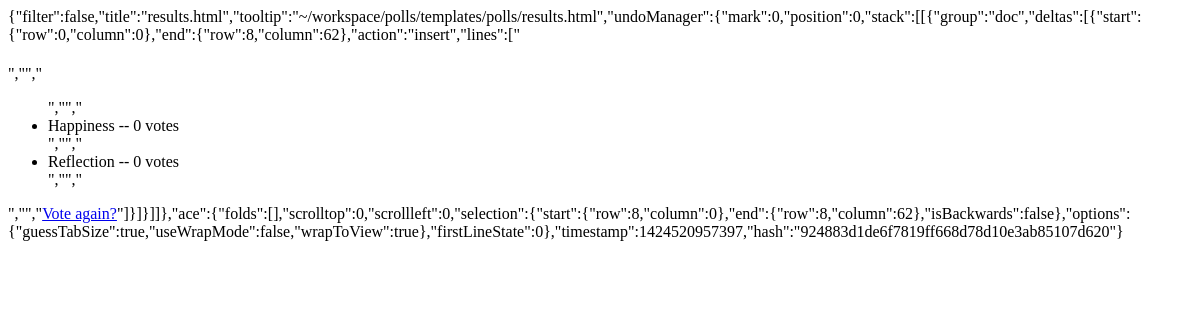
/polls/1/results/, run on an earlier commit of the app's database.
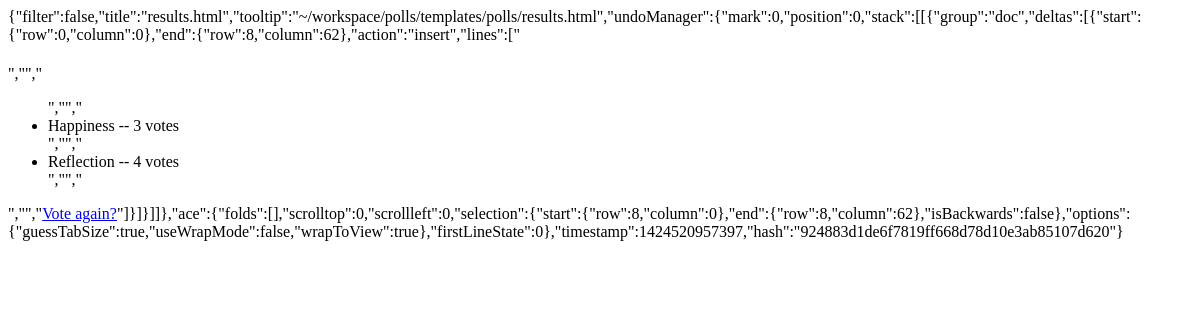
And on a later commit of the database.
### polls/models.py (models this page shows, shortened)
class Choice(models.Model):
    ques = models.ForeignKey(Question)
    choice_text = models.CharField(max_length=200)
    votes = models.IntegerField(default=0)

### polls/views.py (the view)
# urls.py: url(r'^(?P<pk>\d+)/results/$', views.ResultsView.as_view(), name='results'),
class ResultsView(generic.DetailView):
    model = Question
    template_name = 'polls/results.html'

### .c9/metadata/workspace/~/workspace/polls/templates/polls/results.html (shortened to what this page needs)
","","<ul>","{% for choice in question.choice_set.all %}","    <li>{{ choice.choice_text }} -- {{ choice.votes }} vote{{ choice.votes|pluralize }}</li>","{% endfor %}","</ul>","","<a href=\"{% url 'polls:detail' question.id %}\">Vote again?</a>"]}]}]]},"ace":{"folds":[],"scrolltop":0,"scrollleft":0,"selection":{"start":{"row":8,"column":0},"end":{"row":8,"column":62},"isBackwards":false},"options":{"guessTabSize":true,"useWrapMode":false,"wrapToView":true},"firstLineState":0},"timestamp":1424520957397,"hash":"924883d1de6f7819ff668d78d10e3ab85107d620"}

What changed in the data, as far as the page shows it:
changed Choice "Happiness": votes "0" → "3"
changed Choice "Reflection": votes "0" → "4"
